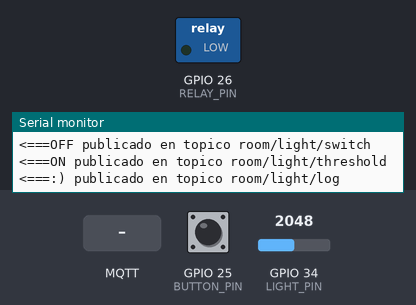
Bench run of a sketch on a simulated ESP32. On the bench: switched loads named in the sketch (green lamp = pin HIGH), the last lines printed to the serial monitor. The inputs (shaded band) are chosen by the test bench; at power-on: GPIO 25 (BUTTON_PIN) LOW, GPIO 34 (LIGHT_PIN) = 2048. WiFi joins after 1.5 s; servers stay silent unless stated; no MQTT or app messages arrive unless stated.

Above: at 2.3 s.
2.4 s: GPIO 25 (BUTTON_PIN) pulled HIGH for 0.15 s
At 2.8 s:
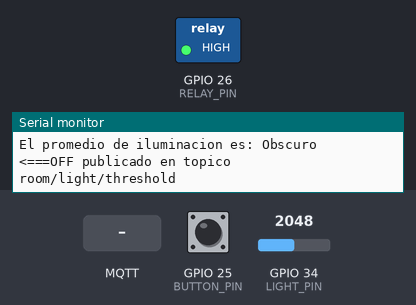
6.0 s: MQTT message "OFF" arrives on the first subscribed topic
At 6.8 s:
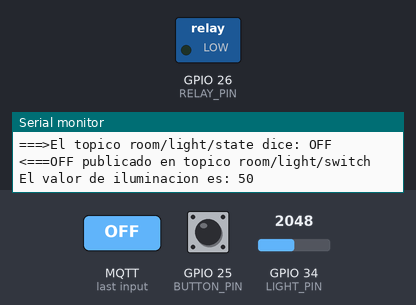
7.5 s: MQTT message "ON" arrives on the first subscribed topic
At 8.0 s:
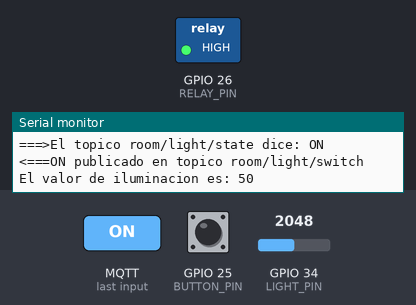
9.0 s: GPIO 25 (BUTTON_PIN) pulled HIGH for 1 s
At 10.2 s:
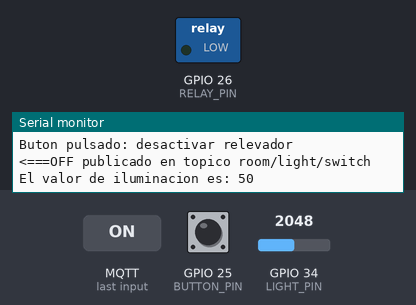
11.5 s: GPIO 25 (BUTTON_PIN) pulled HIGH for 3.2 s
At 12.1 s:
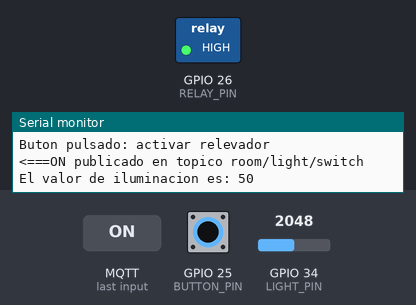
Timing chart, 0 to 14.5 s (numbered marks = the images above; inputs shaded):
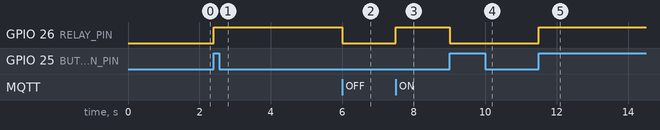

Measured:
- after the input at 2.4 s, GPIO 26 (RELAY_PIN): LOW → HIGH at once
- after the input at 6.0 s, GPIO 26 (RELAY_PIN): HIGH → LOW at once
- after the input at 7.5 s, GPIO 26 (RELAY_PIN): LOW → HIGH at once
- after the input at 9.0 s, GPIO 26 (RELAY_PIN): HIGH → LOW at once
- after the input at 11.5 s, GPIO 26 (RELAY_PIN): LOW → HIGH at once

The sketch:

evidencia-nodemcu.ino
```cpp
//Librerías necesarias
#include <WiFi.h>
#include <WiFiClient.h>
#include <PubSubClient.h>

//Definiciones
#define TEST
#define RETAIN true
#define NO_RETAIN false
#define TURN_ON true
#define TURN_OFF false
#define BRIGHT true
#define DARK false
#define SEND true
#define SENT false
#define BLOCK false
#define FREE true

//Estados conexión WiFi
#define START_CONNECTION 0
#define WAIT_CONNECTION 1
#define CORRECT_CONNECTION 2
#define VERIFY_CONNECTION 3
#define RESTART_CONNECTION 4

//Estados conexión broker
#define CONFIGURE_MQTT 0
#define START_MQTT 1
#define SUBSCRIBE_MQTT 2
#define NOTIFY_MQTT 3
#define VERIFY_MQTT 4
#define WAIT_MQTT 5

//Configuración de pines
#define LIGHT_PIN 34
#define BUTTON_PIN 25
#define RELAY_PIN 26

//Tiempos de interrupción
#define TIME_BUTTON_INT 500000
#define TIME_SENSOR_INT 1000000

//Configuración del ADC
#define ADC_RES 4095
#define SENSOR_SCALE 100.0
#define MIN_LIGHT_SAMPLES 5

//Tópicos
#define LOG_TOPIC "room/light/log"
#define COMMAND_TOPIC "room/light/state"
#define SWITCH_TOPIC "room/light/switch"
#define LIGHTING_TOPIC "room/light/threshold"
#define LEVEL_TOPIC "room/light/level"
#define INFO_TOPIC "room/light/info"
#define ADJUST_TOPIC "room/light/adjust"

//Configuración mqtt
#define MESSAGE_MAX_SIZE 6+1

//Definiciones de cabecera
void mqttApp();
int connectWifi(int);
void connectMqtt();
void reciveResponse(char*, byte*, unsigned int);
void attachButtonInt();
void respondeButtonInt();
void allowButtonChange();
void changeRelayState(boolean);
double senseLight();
void setThreshold(int);
void configureSensor();
void calculateLighting();

//Variables de estado
volatile boolean relay_state = false;
boolean lighting_state = false;
boolean relay_message = false;
boolean light_message = false;
boolean lighting_message = false;
boolean initial_message = false;
volatile boolean is_button_change_allowed = false;

//Variables máquinas de estado
int wifi_stage = START_CONNECTION;
int mqtt_stage = CONFIGURE_MQTT;

//Variables del sensor
double light_level_samples[MIN_LIGHT_SAMPLES] = {};
double sum_light_level = 0;
int average_light_level = 0;
int index_light_sample = 0;
int total_samples = 0;
double light_threshold_level = 50;

//Variables de interrupciones
hw_timer_t *timer_light_sensor = NULL;
hw_timer_t *timer_button_change = NULL;

//Variables de red
char ssid[] = "DESKTOP-76EBGV3 7085";
char pass[] = "7{070v1Z";
char broker_dm[] = "broker.hivemq.com";
int broker_port =  1883;
WiFiClient wifi_client;
PubSubClient mqtt_client(wifi_client);

void setup(){
  #ifdef TEST
    Serial.begin(115200);
  #endif

  //Configuración de pines
  pinMode(BUTTON_PIN, INPUT_PULLDOWN);
  pinMode(RELAY_PIN, OUTPUT);
  digitalWrite(RELAY_PIN, relay_state);

  //Activación de la interrupción del bóton pulsador.
  allowButtonChange();

  //Configuración de los timers para las interrupciones.
  //Timer del sensor de iluminación calcula la iluminación cada cieto tiempo.
  //Timer del button reactiva las pulsaciones tanto físicas como virtuales para el cambio del relay.
  timer_light_sensor = timerBegin(0, 80, true);
  timerAttachInterrupt(timer_light_sensor, &calculateLighting, true);
  timerAlarmWrite(timer_light_sensor, TIME_SENSOR_INT, true);

  timer_button_change = timerBegin(1, 80, true);
  timerAttachInterrupt(timer_button_change, &allowButtonChange, true);
  timerAlarmWrite(timer_button_change, TIME_BUTTON_INT, false);
}

void loop(){
  wifi_stage = connectWifi(wifi_stage);
  mqtt_stage = connectMqtt(mqtt_stage);
  if(wifi_stage == VERIFY_CONNECTION){
    if(mqtt_stage == VERIFY_MQTT){
      mqtt_client.loop();
      mqttApp();
    }
  }
}

/*
 * Función que realiza publicación de tópicos de acuerdo a las variables de publicación de mensajes.
 * Si la variable asociada a la publicación de un tipo de mensaje específico indica que se debe
 * publicar el mensaje, se realiza una publicación del mensaje con el protocolo mqtt, se indica
 * que el mensaje fue enviado en la misma variable.
 * La publicación de los mensaje se realiza de esta forma ya que se encontraron problemas asociados
 * a la publicación de los mensajes dentro de la rutinas de interrupciones.
 * relay_message: mensaje asociado al estado del apagado o encendido del relay.
 * light_message: mensaje asociado al estado de la iluminación del lugar.
 * lighting_message: mensaje asociado valor promedio de la iluminación.
 * initial_message: mensaje asociado al mensaje de conexión del dispositivo con el broker.
*/
void mqttApp(){
  //Serial.println("running");
  if(relay_message){
    relay_message = SENT;
    mqtt_client.publish(SWITCH_TOPIC, relay_state?"ON":"OFF", NO_RETAIN);
    #ifdef TEST
      Serial.print("<===");
      Serial.print(relay_state?"ON":"OFF");
      Serial.print(" publicado en topico ");
      Serial.println(SWITCH_TOPIC);
    #endif
  }
  if(light_message){
    light_message = SENT;
    mqtt_client.publish(LIGHTING_TOPIC, lighting_state?"BRIGHT":"DARK", NO_RETAIN);
    #ifdef TEST
      Serial.print("<===");
      Serial.print(lighting_state?"ON":"OFF");
      Serial.print(" publicado en topico ");
      Serial.println(LIGHTING_TOPIC);
    #endif
  }
  if(lighting_message){
    lighting_message = SENT;
    char load[3];
    String(average_light_level).toCharArray(load, 3);
    mqtt_client.publish(LEVEL_TOPIC, load, NO_RETAIN);
    #ifdef TEST
      Serial.print("<===");
      Serial.print(average_light_level);
      Serial.print(" publicado en topico ");
      Serial.println(LEVEL_TOPIC);
    #endif
  }
  if(initial_message){
    initial_message = SENT;
    mqtt_client.publish(LOG_TOPIC, ":)", NO_RETAIN);
    #ifdef TEST
      Serial.print("<===");
      Serial.print(":)");
      Serial.print(" publicado en topico ");
      Serial.println(LOG_TOPIC);
    #endif
  }
}

/*
 * Función encargada de la conexión WiFi.
 * Máquina de estados para la configuración, espera, conexión, reconexión y verificación de la red
 * inalámbrica.
 * START_CONNECTION: Configura la conexión y la inicia.
 * WAIT_CONNECTION: Espera hasta lograr la conexión.
 * CORRECT_CONNECTION: Imprime un mensaje de lograda la conexión.
 * VERIFY_CONNECTION: Verifica que la conexión se encuente viva.
 * RESTART_CONNECTION: Se reconecta a la red en caso de desconexión.
*/
int connectWifi(const int stage){
  int next_stage;
  if(stage == START_CONNECTION){
    #ifdef TEST
      Serial.println("Conectando WiFi");
    #endif
    WiFi.mode(WIFI_STA);
    WiFi.begin(ssid, pass);
    next_stage = WAIT_CONNECTION;
  }else if(stage == WAIT_CONNECTION){
    if(WiFi.status() == WL_CONNECTED){
      #ifdef TEST
        next_stage = CORRECT_CONNECTION;
      #else
        next_stage = VERIFY_CONNECTION;
      #endif
    }else{
      next_stage = WAIT_CONNECTION;
    }
#ifdef TEST
  }else if(stage == CORRECT_CONNECTION){
    #ifdef TEST
      Serial.print("IP: ");
      Serial.println(WiFi.localIP());
      Serial.println("Conectado WiFi");
    #endif
    next_stage = VERIFY_CONNECTION;
#endif
  }else if(stage == VERIFY_CONNECTION){
    if(WiFi.status() != WL_CONNECTED){
      next_stage = RESTART_CONNECTION;
    }else{
      next_stage = VERIFY_CONNECTION;
    }
  }else if(stage == RESTART_CONNECTION){
    #ifdef TEST
      Serial.println("Reconectando WiFi");
    #endif
    WiFi.reconnect();
    next_stage = WAIT_CONNECTION;
  }

  return next_stage;
}


/*
 * Función encargada de la conexión con el broker.
 * Máquina de estados para la configuración, conexión, subscripción y verificación de la conexión
 * con el broker.
 * CONFIGURE_MQTT: Configura los parametros de conexión con el broker.
 * WAIT_MQTT: Espera a tener una conexión WiFi exitosa para realizar la conexión con el broker.
 * START_MQTT: Intenta realizar la conexión con el broker, si es exitosa pasa al siguiente estado
 *             de subscipción y configura el sensor de iluminación, si es fallida repite este mismo
 *             estado.
 * SUBSCRIBE_MQTT: Realiza la subscripción a los diferentes tópicos que le interesa a la aplicación.
 * NOTIFY_MQTT: Indica las publicaciones que debe realizar después lograr la conexión exitosa para
 *              dar a conocer su estado al otro cliente.
 * VERIFY_MQTT: Verifica que se encuentre conectado con el broker, en caso de fallar la conexión vuelve
 *              a internar a conectarse volviendo al estado WAIT_MQTT, además si falla desactiza la
 *              interrupcione asociada a la medición de la iluminación.
*/
int connectMqtt(const int stage){
  int next_stage;
  if(stage == CONFIGURE_MQTT){
    #ifdef TEST
      Serial.println("Configurando MQTT");
    #endif
    mqtt_client.setServer(broker_dm, broker_port);
    mqtt_client.setCallback(reciveResponse);
    next_stage = WAIT_MQTT;
  }else if(stage == WAIT_MQTT){
    if(wifi_stage == VERIFY_CONNECTION){
      next_stage = START_MQTT;
    }else{
      next_stage = WAIT_MQTT;
    }
  }else if(stage == START_MQTT){
    #ifdef TEST
      Serial.println("Conectando MQTT");
    #endif
    if(mqtt_client.connect("")){
      configureSensor();
      next_stage = SUBSCRIBE_MQTT;
    }else{
      next_stage = START_MQTT;
    }
  }else if(stage == SUBSCRIBE_MQTT){
    #ifdef TEST
      Serial.println("Subscribiendo MQTT");
    #endif
    mqtt_client.subscribe(COMMAND_TOPIC);
    mqtt_client.subscribe(INFO_TOPIC);
    mqtt_client.subscribe(ADJUST_TOPIC);
    next_stage = NOTIFY_MQTT;
  }else if(stage == NOTIFY_MQTT){
    #ifdef TEST
      Serial.println("Notificando MQTT");
    #endif
    initial_message = SEND;
    light_message = SEND;
    relay_message = SEND;
    next_stage = VERIFY_MQTT;
  }else if(stage == VERIFY_MQTT){
    if(mqtt_client.connected()){
      next_stage = VERIFY_MQTT;
    }else{
      timerAlarmDisable(timer_light_sensor);
      next_stage = WAIT_MQTT;
    }
  }

  return next_stage;
}

/*
 * Función callback para la llegada de mensajes publicados.
 * Recupera el mensaje y lo almacena en un arreglo de caracteres, compara el tópico de llegada
 * con los diferentes tópicos a los que esta subscrito.
 * COMMAND_TOPIC: Mensaje que indica si se debe encender o apagar el relay.
 * ADJUST_TOPIC: Define un nuevo valor de umbral de la iluminación de acuerdo al valor recibido
 *               en el mensaje.
 * INFO_TOPIC: Si el mensaje indica GET el dispositivo publica sus estados: conexión, iluminaición y relay;
 *             si el mensaje indica VAL el dispositivo publica el valor de la iluminación.
*/
void reciveResponse(char* topic, byte* payload, unsigned int length){
  char message[MESSAGE_MAX_SIZE];
  for(int i=0; i<length && i<MESSAGE_MAX_SIZE; i++){
    message[i] = (char)payload[i];
  }
  message[length] = '\0';
  #ifdef TEST
    Serial.print("===>");
    Serial.print("El topico ");
    Serial.print(topic);
    Serial.print(" dice: ");
    Serial.println(message);
  #endif
  if(String(topic) == COMMAND_TOPIC){
    if(String(message) == "OFF"){
      changeRelayState(TURN_OFF);
    }else if(String(message) == "ON"){
      changeRelayState(TURN_ON);
    }
  }else if(String(topic) == ADJUST_TOPIC){
    int value = String(message).toInt();
    if(value != 0){
      setThreshold(value);
    }
  }else if(String(topic) == INFO_TOPIC){
    if(String(message) == "GET"){
      initial_message = SEND;
      light_message = SEND;
      relay_message = SEND;
    }else if(String(message) == "VAL"){
      lighting_message = SEND;
    }
  }
}

/*
 * Función de asignación de interrupción al botón
 * Activa las interrupción del butón pulsador asociando los cambios de bajo a alto
 * a una funcion.
*/
void attachButtonInt(){
  attachInterrupt(BUTTON_PIN, respondeButtonInt, RISING);
}

/*
 * Función de respuesta de la interrupción del botón.
 * Rutina de interrupción del botón pulsador, indica la modificación del estado
 * del relay al estado opuesto actual.
*/
void respondeButtonInt(){
  #ifdef TEST
    Serial.print("Buton pulsado: ");
    if(!relay_state){
      Serial.println("activar relevador");
    }else{
      Serial.println("desactivar relevador");
    }
  #endif
  changeRelayState(!relay_state);
}

/*
 * Función de activación de cambios en relay.
 * Rutina de interrupción del timer de pulsaciones, indica que permite los cambios
 * de estado en el relay y reactiva las interrupción del botón pulsador.
*/
void allowButtonChange(){
  is_button_change_allowed = FREE;
  attachButtonInt();
}

/*
 * Función para realizar un cambio en el relay.
 * Verfica si estan disponibles las modificaciones, si es encuentran disponibles verifica
 * si en realidad es un cambio de estado o se mantiene. Si es un cambio de estado pasa
 * a desactivar las interrupciones del botón y la variables asociada a permitir los cambios.
 * Asigna el nuevo estado a nivel físico y lógico, notifica un mensaje de publicación.
 * Resetea el timer para permitir nuevos cambios de estado del relay, hasta que se complete
 * dicho timer y realize su interrupción asociada los cambios no estaran permitidos.
*/
void changeRelayState(boolean state){
  if(is_button_change_allowed){
    if(state != relay_state){
      detachInterrupt(BUTTON_PIN);
      is_button_change_allowed = BLOCK;
      relay_state = state;
      digitalWrite(RELAY_PIN, relay_state);
      relay_message = SEND;
      timerAlarmDisable(timer_button_change);
      timerWrite(timer_button_change, 0);
      timerAlarmEnable(timer_button_change);
    }
  }
}

/*
 * Función de sensado de la iluminación.
 * Realiza una conversión analógica-dígital del sensor de iluminación,
 * coloca el valor en un rango.
*/
double senseLight(){
  int adc_light_value = analogRead(LIGHT_PIN);
  return (adc_light_value * SENSOR_SCALE)/ADC_RES;
}

/*
 * Función de asignación de umbral de iluminación.
 * Asigna un nuevo umbral de iluminación.
*/
void setThreshold(int value){
  light_threshold_level = value;
  #ifdef TEST
    Serial.print("Nuevo ajuste de luz: ");
    Serial.println(light_threshold_level);
  #endif
}

/*
 * Función de configuración del sensor.
 * Coloca los valores de las mediciones del sensor a sus valores iniciales, asigna los
 * primeros valores de medición del sensor y activa el timer para la ejecución periodica
 * de las mediciones del sensor.
*/
void configureSensor(){
  index_light_sample = 0;
  total_samples = 1;
  memset(light_level_samples, 0, sizeof(light_level_samples));
  sum_light_level = senseLight();
  average_light_level = (int)sum_light_level;
  light_level_samples[index_light_sample] = sum_light_level;
  lighting_state = sum_light_level>light_threshold_level?BRIGHT:DARK;
  timerWrite(timer_light_sensor, 0);
  timerAlarmEnable(timer_light_sensor);
  #ifdef TEST
    Serial.print("El valor de iluminacion es: ");
    Serial.println(average_light_level);
  #endif
}

/*
 * Función de medición de la iluminacion.
 * Rutina de interrupción asociada al timer del sensor de iluminación
 * Calcula la iluminación en base al umbral de iluminación definido en la configuración.
 * Realiza el calculo en base al valor promedio de varias mediciones: resta la última
 * muestra que ya no pertenece a las muestras del periodo utíl, realiza una nueva
 * medición, almecena y suma para completar la integración de las muestras del periodo,
 * calcula el valor promedio del periodo y compara respecto al umbral, verifica si exite
 * un cambio respecto al estado de la iluminación anterior, si exite cambio notifica el cambio.
 * Se ulitiza un arreglo circular para almacenar las muestras.
*/
void calculateLighting(){
  total_samples++;
  index_light_sample = (index_light_sample+1)%MIN_LIGHT_SAMPLES;
  sum_light_level = sum_light_level - light_level_samples[index_light_sample];
  light_level_samples[index_light_sample] = senseLight();
  sum_light_level = sum_light_level + light_level_samples[index_light_sample];
  average_light_level = (int)sum_light_level/(total_samples>MIN_LIGHT_SAMPLES?MIN_LIGHT_SAMPLES:total_samples);
  boolean has_lighting_changed = lighting_state xor average_light_level>light_threshold_level?BRIGHT:DARK;
  #ifdef TEST
    Serial.print("El valor de iluminacion es: ");
    Serial.println(average_light_level);
  #endif
  if(has_lighting_changed){
    lighting_state = !lighting_state;
    light_message = SEND;
    #ifdef TEST
      Serial.print("El promedio de iluminacion es: ");
      Serial.println(lighting_state?"Iluminado":"Obscuro");
    #endif
  }
}
```
